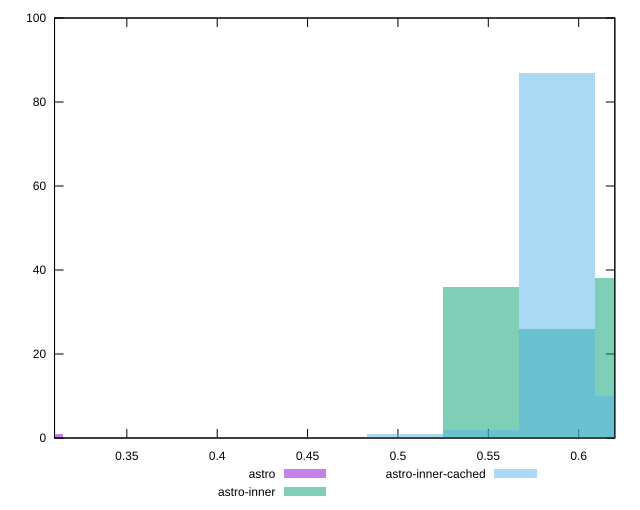

Write the gnuplot code that produced this figure.
reset

$astro <<EOF
0.29392041158919185 1
EOF

$astroInner <<EOF
0.5878408231783837 26
0.6298294534054112 38
0.5458521929513563 36
EOF

$astroInnerCached <<EOF
0.5038635627243289 1
0.5878408231783837 87
0.6298294534054112 10
0.5458521929513563 2
EOF

set key outside below
set boxwidth 0.04198863022702741
set xrange [0.31:0.62]
set yrange [0:100]
set trange [0:100]
set style fill transparent solid 0.5 noborder
set terminal svg size 640, 510 enhanced background rgb 'white'
set output "reports/report_00033_2021-03-01T14-23-16.841Z/meta/score/comparison/histogram/all_raw.svg"

plot $astro title "astro" with boxes, \
     $astroInner title "astro-inner" with boxes, \
     $astroInnerCached title "astro-inner-cached" with boxes

reset
